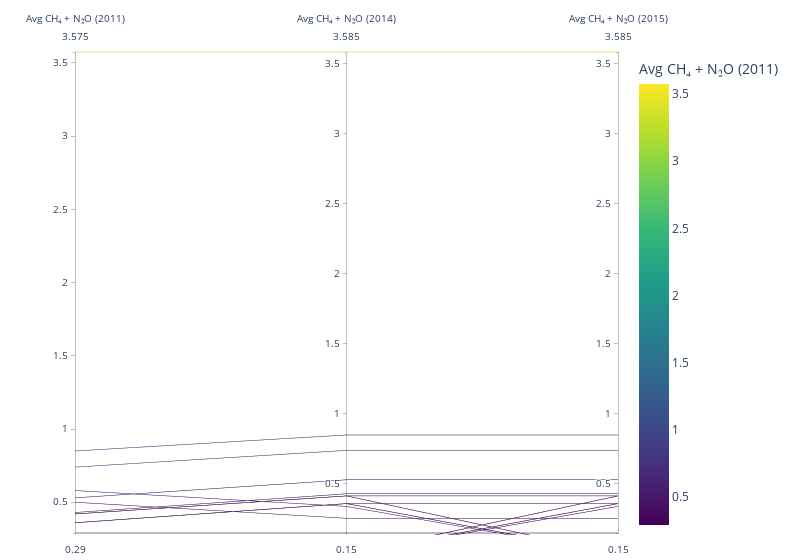

Notebook code cell kept with this figure:
### Markdown cell above
Creating the PCP:

### Code cell
# Create a Parallel Coordinates Plot
fig = px.parallel_coordinates(
    pivoted_data,
    dimensions=['Avg_2011', 'Avg_2014', 'Avg_2015'],  # Average of CH4 and N2O for each year
    color='Avg_2011',  # Color based on the average of CH4 and N2O in 2011
    color_continuous_scale='Viridis',
    labels={
        'Avg_2011': 'Avg CH₄ + N₂O (2011)',
        'Avg_2014': 'Avg CH₄ + N₂O (2014)',
        'Avg_2015': 'Avg CH₄ + N₂O (2015)'
    }
)

# Update layout for aesthetics
fig.update_layout(
    margin=dict(t=50, l=75, r=25, b=25),
    title_font_size=16,
    width=800
)

# Display the PCP
fig.show()

### Figure 1 — Plotly figure (JSON) as saved in the notebook; plotly's stock layout.template omitted (floating-point values rounded to 4 significant figures)
{"data": [{"dimensions": [{"label": "Avg CH₄ + N₂O (2011)", "values": [3.575, null, 0.42, 0.85, 0.42, 0.53, 0.5, 0.74, 0.36, 0.43, 0.29, 0.36, null, null, 0.42, null, 0.36, null, 0.58]}, {"label": "Avg CH₄ + N₂O (2014)", "values": [3.585, null, 0.415, 0.85, 0.415, 0.53, 0.255, 0.74, 0.36, 0.43, 0.15, 0.36, null, null, 0.415, null, 0.36, null, 0.34]}, {"label": "Avg CH₄ + N₂O (2015)", "values": [3.585, 0.415, null, 0.85, 0.415, 0.53, 0.255, 0.74, 0.36, 0.43, 0.15, null, 0.36, 0.415, null, 0.36, null, 0.34, null]}], "domain": {"x": [0, 1], "y": [0, 1]}, "line": {"color": [3.575, null, 0.42, 0.85, 0.42, 0.53, 0.5, 0.74, 0.36, 0.43, 0.29, 0.36, null, null, 0.42, null, 0.36, null, 0.58], "coloraxis": "coloraxis"}, "name": "", "type": "parcoords"}], "layout": {"coloraxis": {"colorbar": {"title": {"text": "Avg CH₄ + N₂O (2011)"}}, "colorscale": [[0, "#440154"], [0.1111, "#482878"], [0.2222, "#3e4989"], [0.3333, "#31688e"], [0.4444, "#26828e"], [0.5556, "#1f9e89"], [0.6667, "#35b779"], [0.7778, "#6ece58"], [0.8889, "#b5de2b"], [1, "#fde725"]]}, "legend": {"tracegroupgap": 0}, "margin": {"b": 25, "l": 75, "r": 25, "t": 50}, "title": {"font": {"size": 16}}, "width": 800}}
